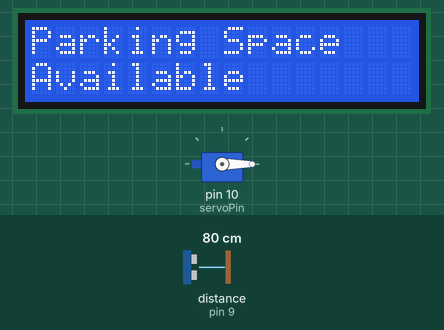
Simulated run of this sketch. Board: Arduino Uno, built with avr-gcc and run on an emulated ATmega328P. On the bench: servo, 16×2 character LCD. Wiring (inferred from the names in the program): ultrasonic range finder: trigger pin 6; echo pin 9. The test bench sets the inputs (shaded band); at power-on: distance to the obstacle (sensor on pin 9) 80 cm. The echo pulse lasts 58.3 µs per cm.

Above: at 1.2 s.
1.3 s: distance to the obstacle (sensor on pin 9) set to 12 cm
4.3 s: distance to the obstacle (sensor on pin 9) set to 9 cm
At 4.9 s:
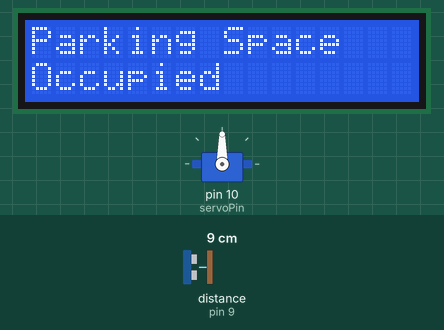
7.1 s: distance to the obstacle (sensor on pin 9) set to 18 cm
At 7.5 s:
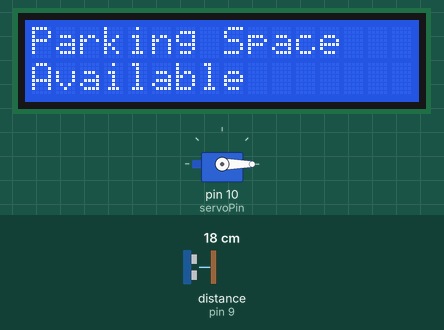
9.6 s: distance to the obstacle (sensor on pin 9) set to 2 cm
At 10.1 s:
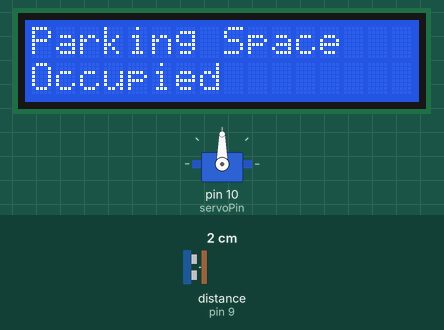
Timing chart, 0 to 12.6 s (numbered marks = the images above; inputs shaded):
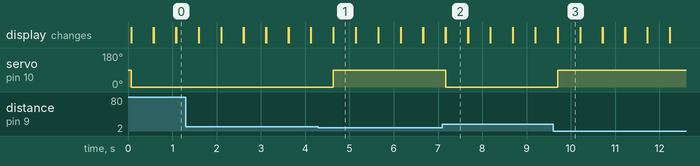

Measured:
- the behaviour switches between 11 and 10 cm on distance to the obstacle (sensor on pin 9) (found by bisection; images 0 and 1)
- after the input at 4.3 s, servo on pin 10 (servoPin): 0° → 90° after 0.34 s; the display: first differs from a run without the input after 0.34 s (image 1)
- after the input at 7.1 s, servo on pin 10 (servoPin): 90° → 0° after 0.07 s; the display: first differs from a run without the input after 0.07 s (image 2)
- after the input at 9.6 s, servo on pin 10 (servoPin): 0° → 90° after 0.10 s; the display: first differs from a run without the input after 0.10 s (image 3)
- what the display in image 1 shows lasts 0.5 s, from 4.6 s to 5.1 s

The sketch:

Project_34_Parking_Management.ino
```cpp
/*
Keye New RFID Starter Kit
Project 34
Parking Management
Edit By Keyes
*/
#include <Servo.h>
#include <LiquidCrystal.h>
const int trigPin = 6;
const int echoPin = 9;
const int servoPin = 10;
const int rs = 12, en = 11, d4 = 5, d5 = 4, d6 = 3, d7 = 2;
Servo myServo;
LiquidCrystal lcd(rs, en, d4, d5, d6, d7);
void setup() {
  pinMode(trigPin, OUTPUT);
  pinMode(echoPin, INPUT);
  myServo.attach(servoPin);
  lcd.begin(16, 2);
}
void loop() {
  long duration, distance;
  digitalWrite(trigPin, LOW);
  delayMicroseconds(2);
  digitalWrite(trigPin, HIGH);
  delayMicroseconds(10);
  digitalWrite(trigPin, LOW);
  duration = pulseIn(echoPin, HIGH);
  distance = (duration / 2) / 29.1;
  if (distance < 10) {
    myServo.write(90);
    lcd.setCursor(0, 0);
    lcd.print("Parking Space");
    lcd.setCursor(0, 1);
    lcd.print("Occupied");
  } else {
    myServo.write(0);
    lcd.setCursor(0, 0);
    lcd.print("Parking Space");
    lcd.setCursor(0, 1);
    lcd.print("Available");
  }
  delay(500);
  lcd.clear();
}
```
